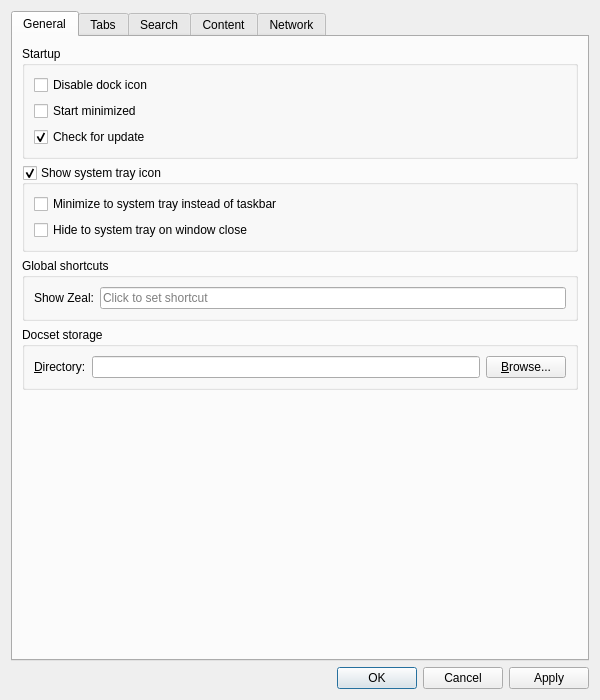
<?xml version="1.0" encoding="UTF-8"?>
<ui version="4.0">
 <class>Zeal::WidgetUi::SettingsDialog</class>
 <widget class="SettingsDialog" name="Zeal::WidgetUi::SettingsDialog">
  <property name="windowModality">
   <enum>Qt::ApplicationModal</enum>
  </property>
  <property name="geometry">
   <rect>
    <x>0</x>
    <y>0</y>
    <width>600</width>
    <height>700</height>
   </rect>
  </property>
  <property name="windowTitle">
   <string>Preferences</string>
  </property>
  <layout class="QVBoxLayout" name="verticalLayout">
   <item>
    <widget class="QTabWidget" name="tabWidget">
     <property name="currentIndex">
      <number>0</number>
     </property>
     <widget class="QWidget" name="generalTab">
      <attribute name="title">
       <string>General</string>
      </attribute>
      <layout class="QVBoxLayout" name="verticalLayout_7">
       <item>
        <widget class="QGroupBox" name="groupBox_3">
         <property name="title">
          <string>Startup</string>
         </property>
         <layout class="QVBoxLayout" name="verticalLayout_9">
          <item>
           <widget class="QCheckBox" name="disableDockCheckBox">
            <property name="text">
             <string>Disable dock icon</string>
            </property>
           </widget>
          </item>
          <item>
           <widget class="QCheckBox" name="startMinimizedCheckBox">
            <property name="text">
             <string>Start minimized</string>
            </property>
           </widget>
          </item>
          <item>
           <widget class="QCheckBox" name="checkForUpdateCheckBox">
            <property name="text">
             <string>Check for update</string>
            </property>
            <property name="checked">
             <bool>true</bool>
            </property>
           </widget>
          </item>
         </layout>
        </widget>
       </item>
       <item>
        <widget class="QGroupBox" name="systrayGroupBox">
         <property name="title">
          <string>Show system tray icon</string>
         </property>
         <property name="checkable">
          <bool>true</bool>
         </property>
         <layout class="QVBoxLayout" name="verticalLayout_8">
          <item>
           <widget class="QCheckBox" name="minimizeToSystrayCheckBox">
            <property name="text">
             <string>Minimize to system tray instead of taskbar</string>
            </property>
           </widget>
          </item>
          <item>
           <widget class="QCheckBox" name="hideToSystrayCheckBox">
            <property name="visible">
             <bool>false</bool>
            </property>
            <property name="text">
             <string>Hide to system tray on window close</string>
            </property>
           </widget>
          </item>
         </layout>
        </widget>
       </item>
       <item>
        <widget class="QGroupBox" name="globalHotKeyGroupBox">
         <property name="title">
          <string>Global shortcuts</string>
         </property>
         <layout class="QFormLayout" name="formLayout_2">
          <property name="fieldGrowthPolicy">
           <enum>QFormLayout::AllNonFixedFieldsGrow</enum>
          </property>
          <item row="0" column="0">
           <widget class="QLabel" name="label_9">
            <property name="text">
             <string>Show Zeal:</string>
            </property>
           </widget>
          </item>
          <item row="0" column="1">
           <widget class="ShortcutEdit" name="toolButton">
            <property name="placeholderText">
             <string>Click to set shortcut</string>
            </property>
            <property name="clearButtonEnabled">
             <bool>true</bool>
            </property>
           </widget>
          </item>
         </layout>
        </widget>
       </item>
       <item>
        <widget class="QGroupBox" name="groupBox_4">
         <property name="title">
          <string>Docset storage</string>
         </property>
         <layout class="QFormLayout" name="formLayout_3">
          <property name="fieldGrowthPolicy">
           <enum>QFormLayout::AllNonFixedFieldsGrow</enum>
          </property>
          <item row="0" column="0">
           <widget class="QLabel" name="label_5">
            <property name="text">
             <string>&amp;Directory:</string>
            </property>
            <property name="buddy">
             <cstring>docsetStorageEdit</cstring>
            </property>
           </widget>
          </item>
          <item row="0" column="1">
           <layout class="QHBoxLayout" name="horizontalLayout_2">
            <item>
             <widget class="QLineEdit" name="docsetStorageEdit">
              <property name="clearButtonEnabled">
               <bool>true</bool>
              </property>
             </widget>
            </item>
            <item>
             <widget class="QPushButton" name="docsetStorageBrowseButton">
              <property name="text">
               <string>&amp;Browse...</string>
              </property>
             </widget>
            </item>
           </layout>
          </item>
         </layout>
        </widget>
       </item>
       <item>
        <spacer name="verticalSpacer">
         <property name="orientation">
          <enum>Qt::Vertical</enum>
         </property>
         <property name="sizeHint" stdset="0">
          <size>
           <width>20</width>
           <height>40</height>
          </size>
         </property>
        </spacer>
       </item>
      </layout>
     </widget>
     <widget class="QWidget" name="tabsTab">
      <attribute name="title">
       <string>Tabs</string>
      </attribute>
      <layout class="QVBoxLayout" name="verticalLayout_6">
       <item>
        <widget class="QGroupBox" name="groupBox_6">
         <property name="title">
          <string>Behavior</string>
         </property>
         <layout class="QVBoxLayout" name="verticalLayout_12">
          <item>
           <widget class="QCheckBox" name="openNewTabAfterActive">
            <property name="text">
             <string>Open new tab after active</string>
            </property>
           </widget>
          </item>
         </layout>
        </widget>
       </item>
       <item>
        <spacer name="verticalSpacer_5">
         <property name="orientation">
          <enum>Qt::Vertical</enum>
         </property>
         <property name="sizeHint" stdset="0">
          <size>
           <width>20</width>
           <height>40</height>
          </size>
         </property>
        </spacer>
       </item>
      </layout>
     </widget>
     <widget class="QWidget" name="searchTab">
      <attribute name="title">
       <string>Search</string>
      </attribute>
      <layout class="QVBoxLayout" name="verticalLayout_4">
       <item>
        <widget class="QGroupBox" name="groupBox_5">
         <property name="title">
          <string>Local search</string>
         </property>
         <layout class="QVBoxLayout" name="verticalLayout_11">
          <item>
           <widget class="QCheckBox" name="fuzzySearchCheckBox">
            <property name="text">
             <string>Use fuzzy search (experimental)</string>
            </property>
           </widget>
          </item>
         </layout>
        </widget>
       </item>
       <item>
        <spacer name="verticalSpacer_4">
         <property name="orientation">
          <enum>Qt::Vertical</enum>
         </property>
         <property name="sizeHint" stdset="0">
          <size>
           <width>20</width>
           <height>40</height>
          </size>
         </property>
        </spacer>
       </item>
      </layout>
     </widget>
     <widget class="QWidget" name="contentTab">
      <attribute name="title">
       <string>Content</string>
      </attribute>
      <layout class="QVBoxLayout" name="verticalLayout_3">
       <item>
        <widget class="QGroupBox" name="fontsGroupBox">
         <property name="title">
          <string>Fonts</string>
         </property>
         <layout class="QVBoxLayout" name="verticalLayout_14">
          <item>
           <layout class="QHBoxLayout" name="horizontalLayout_3" stretch="4,0">
            <item>
             <layout class="QFormLayout" name="formLayout">
              <property name="sizeConstraint">
               <enum>QLayout::SetMinimumSize</enum>
              </property>
              <item row="0" column="0">
               <widget class="QLabel" name="label">
                <property name="text">
                 <string>De&amp;fault:</string>
                </property>
                <property name="buddy">
                 <cstring>defaultFontComboBox</cstring>
                </property>
               </widget>
              </item>
              <item row="0" column="1">
               <widget class="QComboBox" name="defaultFontComboBox"/>
              </item>
              <item row="1" column="0">
               <widget class="QLabel" name="label_4">
                <property name="text">
                 <string>&amp;Serif:</string>
                </property>
                <property name="buddy">
                 <cstring>serifFontComboBox</cstring>
                </property>
               </widget>
              </item>
              <item row="1" column="1">
               <widget class="QFontComboBox" name="serifFontComboBox">
                <property name="fontFilters">
                 <set>QFontComboBox::ScalableFonts</set>
                </property>
               </widget>
              </item>
              <item row="2" column="0">
               <widget class="QLabel" name="label_6">
                <property name="text">
                 <string>Sa&amp;ns-serif:</string>
                </property>
                <property name="buddy">
                 <cstring>sansSerifFontComboBox</cstring>
                </property>
               </widget>
              </item>
              <item row="2" column="1">
               <widget class="QFontComboBox" name="sansSerifFontComboBox">
                <property name="fontFilters">
                 <set>QFontComboBox::ScalableFonts</set>
                </property>
               </widget>
              </item>
              <item row="3" column="0">
               <widget class="QLabel" name="label_3">
                <property name="text">
                 <string>&amp;Monospace:</string>
                </property>
                <property name="buddy">
                 <cstring>fixedFontComboBox</cstring>
                </property>
               </widget>
              </item>
              <item row="3" column="1">
               <widget class="QFontComboBox" name="fixedFontComboBox">
                <property name="fontFilters">
                 <set>QFontComboBox::MonospacedFonts|QFontComboBox::ScalableFonts</set>
                </property>
               </widget>
              </item>
             </layout>
            </item>
            <item>
             <layout class="QVBoxLayout" name="verticalLayout_16">
              <item>
               <layout class="QFormLayout" name="formLayout_6">
                <item row="0" column="0">
                 <widget class="QLabel" name="label_7">
                  <property name="text">
                   <string>Si&amp;ze:</string>
                  </property>
                  <property name="buddy">
                   <cstring>fontSizeComboBox</cstring>
                  </property>
                 </widget>
                </item>
                <item row="0" column="1">
                 <widget class="QComboBox" name="fontSizeComboBox"/>
                </item>
               </layout>
              </item>
              <item>
               <spacer name="verticalSpacer_6">
                <property name="orientation">
                 <enum>Qt::Vertical</enum>
                </property>
                <property name="sizeHint" stdset="0">
                 <size>
                  <width>20</width>
                  <height>40</height>
                 </size>
                </property>
               </spacer>
              </item>
              <item>
               <layout class="QFormLayout" name="formLayout_4">
                <item row="0" column="0">
                 <widget class="QLabel" name="label_11">
                  <property name="text">
                   <string>Siz&amp;e:</string>
                  </property>
                  <property name="buddy">
                   <cstring>fixedFontSizeComboBox</cstring>
                  </property>
                 </widget>
                </item>
                <item row="0" column="1">
                 <widget class="QComboBox" name="fixedFontSizeComboBox"/>
                </item>
               </layout>
              </item>
             </layout>
            </item>
           </layout>
          </item>
          <item>
           <layout class="QHBoxLayout" name="horizontalLayout_5">
            <item>
             <spacer name="horizontalSpacer_2">
              <property name="orientation">
               <enum>Qt::Horizontal</enum>
              </property>
              <property name="sizeHint" stdset="0">
               <size>
                <width>40</width>
                <height>20</height>
               </size>
              </property>
             </spacer>
            </item>
            <item>
             <widget class="QLabel" name="label_2">
              <property name="text">
               <string>Minimum f&amp;ont size:</string>
              </property>
              <property name="buddy">
               <cstring>minFontSizeComboBox</cstring>
              </property>
             </widget>
            </item>
            <item>
             <widget class="QComboBox" name="minFontSizeComboBox"/>
            </item>
           </layout>
          </item>
         </layout>
        </widget>
       </item>
       <item>
        <widget class="QGroupBox" name="styleGroupBox">
         <property name="title">
          <string>Style</string>
         </property>
         <layout class="QFormLayout" name="formLayout_5">
          <item row="1" column="0" colspan="2">
           <widget class="QCheckBox" name="darkModeCheckBox">
            <property name="text">
             <string>&amp;Dark mode</string>
            </property>
           </widget>
          </item>
          <item row="2" column="0" colspan="2">
           <widget class="QCheckBox" name="highlightOnNavigateCheckBox">
            <property name="text">
             <string>&amp;Highlight on navigate</string>
            </property>
           </widget>
          </item>
          <item row="3" column="0" colspan="2">
           <layout class="QHBoxLayout" name="horizontalLayout">
            <item>
             <widget class="QLabel" name="customCssFileLabel">
              <property name="text">
               <string>&amp;Custom CSS file:</string>
              </property>
              <property name="buddy">
               <cstring>customCssFileEdit</cstring>
              </property>
             </widget>
            </item>
            <item>
             <widget class="QLineEdit" name="customCssFileEdit">
              <property name="clearButtonEnabled">
               <bool>true</bool>
              </property>
             </widget>
            </item>
            <item>
             <widget class="QPushButton" name="customCssFileBrowseButton">
              <property name="text">
               <string>Bro&amp;wse...</string>
              </property>
             </widget>
            </item>
           </layout>
          </item>
         </layout>
        </widget>
       </item>
       <item>
        <widget class="QGroupBox" name="groupBox_7">
         <property name="title">
          <string>External Link Behavior</string>
         </property>
         <layout class="QVBoxLayout" name="verticalLayout_13">
          <item>
           <widget class="QRadioButton" name="radioExternalLinkAsk">
            <property name="text">
             <string>&amp;Ask every time</string>
            </property>
            <property name="checked">
             <bool>true</bool>
            </property>
           </widget>
          </item>
          <item>
           <widget class="QRadioButton" name="radioExternalLinkOpenDesktop">
            <property name="text">
             <string>Open in desktop &amp;browser</string>
            </property>
           </widget>
          </item>
          <item>
           <widget class="QRadioButton" name="radioExternalLinkOpen">
            <property name="text">
             <string>O&amp;pen in Zeal</string>
            </property>
           </widget>
          </item>
         </layout>
        </widget>
       </item>
       <item>
        <widget class="QGroupBox" name="groupBox_2">
         <property name="title">
          <string>Other</string>
         </property>
         <layout class="QVBoxLayout" name="verticalLayout_5">
          <item>
           <widget class="QCheckBox" name="useSmoothScrollingCheckBox">
            <property name="text">
             <string>Use smoo&amp;th scrolling</string>
            </property>
           </widget>
          </item>
         </layout>
        </widget>
       </item>
       <item>
        <spacer name="verticalSpacer_3">
         <property name="orientation">
          <enum>Qt::Vertical</enum>
         </property>
         <property name="sizeHint" stdset="0">
          <size>
           <width>20</width>
           <height>40</height>
          </size>
         </property>
        </spacer>
       </item>
      </layout>
     </widget>
     <widget class="QWidget" name="networkTab">
      <attribute name="title">
       <string>Network</string>
      </attribute>
      <layout class="QVBoxLayout" name="verticalLayout_2">
       <item>
        <widget class="QGroupBox" name="groupBox">
         <property name="title">
          <string>Proxy Settings</string>
         </property>
         <layout class="QVBoxLayout" name="verticalLayout_10">
          <item>
           <widget class="QRadioButton" name="noProxySettings">
            <property name="text">
             <string>No prox&amp;y</string>
            </property>
            <property name="checked">
             <bool>false</bool>
            </property>
           </widget>
          </item>
          <item>
           <widget class="QRadioButton" name="systemProxySettings">
            <property name="enabled">
             <bool>true</bool>
            </property>
            <property name="text">
             <string>&amp;Use system proxy settings</string>
            </property>
            <property name="checked">
             <bool>true</bool>
            </property>
           </widget>
          </item>
          <item>
           <widget class="QRadioButton" name="manualProxySettings">
            <property name="text">
             <string>&amp;Manual proxy configuration</string>
            </property>
           </widget>
          </item>
          <item>
           <widget class="QWidget" name="manualProxySettingsGroup" native="true">
            <property name="enabled">
             <bool>false</bool>
            </property>
            <layout class="QFormLayout" name="manualProxyConfigurationLayout">
             <item row="0" column="0">
              <widget class="QLabel" name="proxyHostLabel">
               <property name="text">
                <string>Pro&amp;xy host:</string>
               </property>
               <property name="buddy">
                <cstring>proxyHostEdit</cstring>
               </property>
              </widget>
             </item>
             <item row="1" column="0">
              <widget class="QLabel" name="proxyTypeLabel">
               <property name="text">
                <string>Type:</string>
               </property>
              </widget>
             </item>
             <item row="1" column="1">
              <layout class="QHBoxLayout" name="proxyTypeLayout">
               <item>
                <widget class="QRadioButton" name="proxyTypeHttpRadioButton">
                 <property name="text">
                  <string>&amp;HTTP</string>
                 </property>
                 <property name="checked">
                  <bool>true</bool>
                 </property>
                 <attribute name="buttonGroup">
                  <string notr="true">proxyTypeButtonGroup</string>
                 </attribute>
                </widget>
               </item>
               <item>
                <widget class="QRadioButton" name="proxyTypeSocks5RadioButton">
                 <property name="text">
                  <string>&amp;SOCKS5</string>
                 </property>
                 <attribute name="buttonGroup">
                  <string notr="true">proxyTypeButtonGroup</string>
                 </attribute>
                </widget>
               </item>
               <item>
                <spacer name="horizontalSpacer">
                 <property name="orientation">
                  <enum>Qt::Horizontal</enum>
                 </property>
                 <property name="sizeHint" stdset="0">
                  <size>
                   <width>40</width>
                   <height>20</height>
                  </size>
                 </property>
                </spacer>
               </item>
              </layout>
             </item>
             <item row="0" column="1">
              <layout class="QHBoxLayout" name="proxyHostPortLayout">
               <item>
                <widget class="QLineEdit" name="proxyHostEdit"/>
               </item>
               <item>
                <widget class="QLabel" name="proxyPortLabel">
                 <property name="text">
                  <string>&amp;Port:</string>
                 </property>
                 <property name="buddy">
                  <cstring>proxyPortEdit</cstring>
                 </property>
                </widget>
               </item>
               <item>
                <widget class="QSpinBox" name="proxyPortEdit">
                 <property name="maximum">
                  <number>65535</number>
                 </property>
                </widget>
               </item>
              </layout>
             </item>
             <item row="2" column="0" colspan="2">
              <widget class="QCheckBox" name="proxyRequiresAuthCheckBox">
               <property name="text">
                <string>&amp;Authentication required</string>
               </property>
              </widget>
             </item>
             <item row="3" column="0">
              <widget class="QLabel" name="proxyUsernameLabel">
               <property name="enabled">
                <bool>false</bool>
               </property>
               <property name="text">
                <string>User&amp;name:</string>
               </property>
               <property name="buddy">
                <cstring>proxyUsernameEdit</cstring>
               </property>
              </widget>
             </item>
             <item row="4" column="0">
              <widget class="QLabel" name="proxyPasswordLabel">
               <property name="enabled">
                <bool>false</bool>
               </property>
               <property name="text">
                <string>Pass&amp;word:</string>
               </property>
               <property name="buddy">
                <cstring>proxyPasswordEdit</cstring>
               </property>
              </widget>
             </item>
             <item row="3" column="1">
              <widget class="QLineEdit" name="proxyUsernameEdit">
               <property name="enabled">
                <bool>false</bool>
               </property>
              </widget>
             </item>
             <item row="4" column="1">
              <widget class="QLineEdit" name="proxyPasswordEdit">
               <property name="enabled">
                <bool>false</bool>
               </property>
               <property name="echoMode">
                <enum>QLineEdit::Password</enum>
               </property>
              </widget>
             </item>
            </layout>
           </widget>
          </item>
         </layout>
        </widget>
       </item>
       <item>
        <spacer name="verticalSpacer_2">
         <property name="orientation">
          <enum>Qt::Vertical</enum>
         </property>
         <property name="sizeHint" stdset="0">
          <size>
           <width>20</width>
           <height>40</height>
          </size>
         </property>
        </spacer>
       </item>
      </layout>
     </widget>
    </widget>
   </item>
   <item>
    <widget class="QDialogButtonBox" name="buttonBox">
     <property name="standardButtons">
      <set>QDialogButtonBox::Apply|QDialogButtonBox::Cancel|QDialogButtonBox::Ok</set>
     </property>
    </widget>
   </item>
  </layout>
 </widget>
 <customwidgets>
  <customwidget>
   <class>ShortcutEdit</class>
   <extends>QLineEdit</extends>
   <header>ui/widgets/shortcutedit.h</header>
  </customwidget>
  <customwidget>
   <class>SettingsDialog</class>
   <extends>QDialog</extends>
   <header>ui/settingsdialog.h</header>
  </customwidget>
 </customwidgets>
 <resources/>
 <connections>
  <connection>
   <sender>buttonBox</sender>
   <signal>accepted()</signal>
   <receiver>Zeal::WidgetUi::SettingsDialog</receiver>
   <slot>accept()</slot>
   <hints>
    <hint type="sourcelabel">
     <x>248</x>
     <y>254</y>
    </hint>
    <hint type="destinationlabel">
     <x>157</x>
     <y>274</y>
    </hint>
   </hints>
  </connection>
  <connection>
   <sender>buttonBox</sender>
   <signal>rejected()</signal>
   <receiver>Zeal::WidgetUi::SettingsDialog</receiver>
   <slot>reject()</slot>
   <hints>
    <hint type="sourcelabel">
     <x>316</x>
     <y>260</y>
    </hint>
    <hint type="destinationlabel">
     <x>286</x>
     <y>274</y>
    </hint>
   </hints>
  </connection>
  <connection>
   <sender>customCssFileBrowseButton</sender>
   <signal>clicked()</signal>
   <receiver>Zeal::WidgetUi::SettingsDialog</receiver>
   <slot>chooseCustomCssFile()</slot>
   <hints>
    <hint type="sourcelabel">
     <x>526</x>
     <y>232</y>
    </hint>
    <hint type="destinationlabel">
     <x>299</x>
     <y>249</y>
    </hint>
   </hints>
  </connection>
  <connection>
   <sender>docsetStorageBrowseButton</sender>
   <signal>clicked()</signal>
   <receiver>Zeal::WidgetUi::SettingsDialog</receiver>
   <slot>chooseDocsetStoragePath()</slot>
   <hints>
    <hint type="sourcelabel">
     <x>526</x>
     <y>371</y>
    </hint>
    <hint type="destinationlabel">
     <x>299</x>
     <y>249</y>
    </hint>
   </hints>
  </connection>
  <connection>
   <sender>manualProxySettings</sender>
   <signal>toggled(bool)</signal>
   <receiver>manualProxySettingsGroup</receiver>
   <slot>setEnabled(bool)</slot>
   <hints>
    <hint type="sourcelabel">
     <x>299</x>
     <y>131</y>
    </hint>
    <hint type="destinationlabel">
     <x>299</x>
     <y>222</y>
    </hint>
   </hints>
  </connection>
  <connection>
   <sender>proxyRequiresAuthCheckBox</sender>
   <signal>toggled(bool)</signal>
   <receiver>proxyUsernameLabel</receiver>
   <slot>setEnabled(bool)</slot>
   <hints>
    <hint type="sourcelabel">
     <x>299</x>
     <y>224</y>
    </hint>
    <hint type="destinationlabel">
     <x>66</x>
     <y>250</y>
    </hint>
   </hints>
  </connection>
  <connection>
   <sender>proxyRequiresAuthCheckBox</sender>
   <signal>toggled(bool)</signal>
   <receiver>proxyUsernameEdit</receiver>
   <slot>setEnabled(bool)</slot>
   <hints>
    <hint type="sourcelabel">
     <x>299</x>
     <y>224</y>
    </hint>
    <hint type="destinationlabel">
     <x>330</x>
     <y>250</y>
    </hint>
   </hints>
  </connection>
  <connection>
   <sender>proxyRequiresAuthCheckBox</sender>
   <signal>toggled(bool)</signal>
   <receiver>proxyPasswordLabel</receiver>
   <slot>setEnabled(bool)</slot>
   <hints>
    <hint type="sourcelabel">
     <x>299</x>
     <y>224</y>
    </hint>
    <hint type="destinationlabel">
     <x>65</x>
     <y>278</y>
    </hint>
   </hints>
  </connection>
  <connection>
   <sender>proxyRequiresAuthCheckBox</sender>
   <signal>toggled(bool)</signal>
   <receiver>proxyPasswordEdit</receiver>
   <slot>setEnabled(bool)</slot>
   <hints>
    <hint type="sourcelabel">
     <x>299</x>
     <y>224</y>
    </hint>
    <hint type="destinationlabel">
     <x>330</x>
     <y>278</y>
    </hint>
   </hints>
  </connection>
 </connections>
 <buttongroups>
  <buttongroup name="proxyTypeButtonGroup"/>
 </buttongroups>
</ui>
